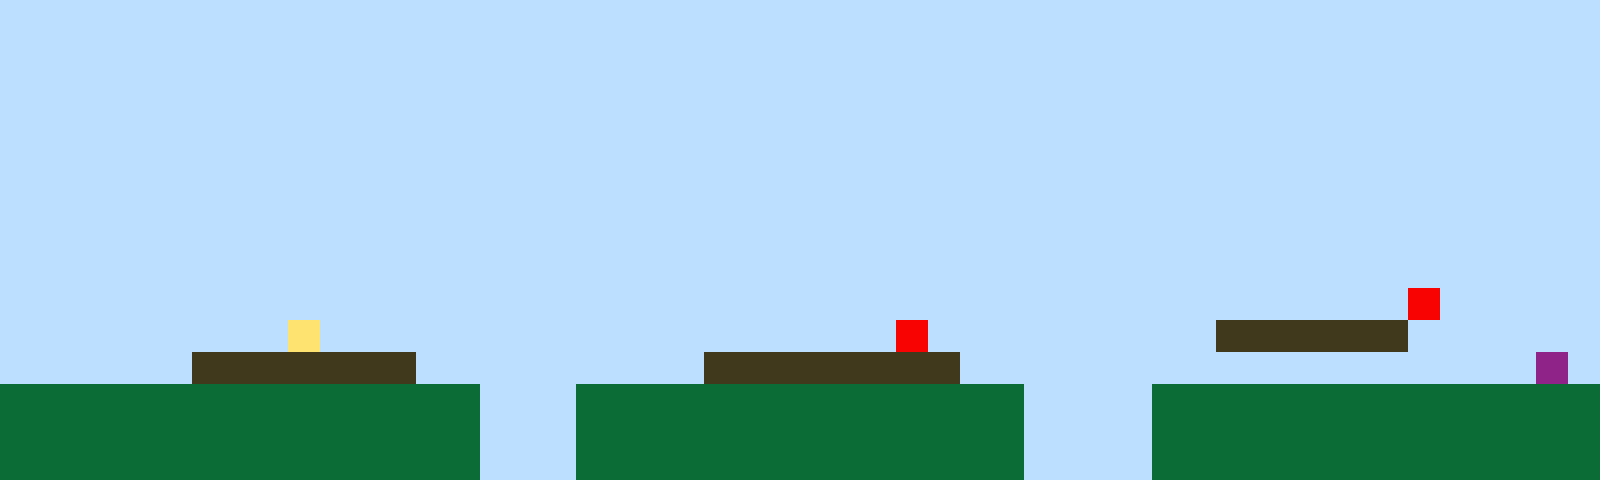

This is a level from a 2D game, rendered from its Tiled map with the project's own tilesets. A one-line summary and the complete map file follow:
An orthogonal 50x15 tile map with 32x32 px tiles, 1 tile layer (Tile Layer 1).

<map version="1.10" tiledversion="1.11.2" orientation="orthogonal" renderorder="right-up" width="50" height="15" tilewidth="32" tileheight="32" infinite="0" nextlayerid="2" nextobjectid="1"><editorsettings><export target="map1.csv" format="csv" /></editorsettings><tileset firstgid="1" name="sprites" tilewidth="32" tileheight="32" tilecount="6" columns="3"><image source="sprites.png" width="96" height="64" /></tileset><layer id="1" name="Tile Layer 1" width="50" height="15"><data encoding="csv">1,1,1,1,1,1,1,1,1,1,1,1,1,1,1,1,1,1,1,1,1,1,1,1,1,1,1,1,1,1,1,1,1,1,1,1,1,1,1,1,1,1,1,1,1,1,1,1,1,1,1,1,1,1,1,1,1,1,1,1,1,1,1,1,1,1,1,1,1,1,1,1,1,1,1,1,1,1,1,1,1,1,1,1,1,1,1,1,1,1,1,1,1,1,1,1,1,1,1,1,1,1,1,1,1,1,1,1,1,1,1,1,1,1,1,1,1,1,1,1,1,1,1,1,1,1,1,1,1,1,1,1,1,1,1,1,1,1,1,1,1,1,1,1,1,1,1,1,1,1,1,1,1,1,1,1,1,1,1,1,1,1,1,1,1,1,1,1,1,1,1,1,1,1,1,1,1,1,1,1,1,1,1,1,1,1,1,1,1,1,1,1,1,1,1,1,1,1,1,1,1,1,1,1,1,1,1,1,1,1,1,1,1,1,1,1,1,1,1,1,1,1,1,1,1,1,1,1,1,1,1,1,1,1,1,1,1,1,1,1,1,1,1,1,1,1,1,1,1,1,1,1,1,1,1,1,1,1,1,1,1,1,1,1,1,1,1,1,1,1,1,1,1,1,1,1,1,1,1,1,1,1,1,1,1,1,1,1,1,1,1,1,1,1,1,1,1,1,1,1,1,1,1,1,1,1,1,1,1,1,1,1,1,1,1,1,1,1,1,1,1,1,1,1,1,1,1,1,1,1,1,1,1,1,1,1,1,1,1,1,1,1,1,1,1,1,1,1,1,1,1,1,1,1,1,1,1,1,1,1,1,1,1,1,1,1,1,1,1,1,1,1,1,1,1,1,1,1,1,1,1,1,1,1,1,1,1,1,1,1,1,1,1,1,1,1,1,1,1,1,1,1,1,1,1,1,1,1,1,1,1,1,1,1,1,1,1,1,1,1,1,1,1,1,1,1,1,1,1,1,1,1,1,1,1,1,1,1,1,1,1,1,1,1,1,1,1,1,1,1,1,1,1,1,1,1,1,1,1,1,1,1,1,1,1,1,1,1,1,1,1,1,1,1,1,1,1,1,1,1,1,1,1,1,1,1,1,1,1,1,1,1,1,1,5,1,1,1,1,1,1,1,1,1,1,1,1,1,1,4,1,1,1,1,1,1,1,1,1,1,1,1,1,1,1,1,1,1,5,1,1,1,1,1,1,1,1,1,3,3,3,3,3,3,1,1,1,1,1,1,1,1,1,1,1,1,3,3,3,3,3,3,3,1,1,1,1,1,1,1,1,1,3,3,3,3,3,3,3,3,1,1,1,1,1,1,1,1,1,1,1,1,1,1,1,1,1,1,6,1,2,2,2,2,2,2,2,2,2,2,2,2,2,2,2,1,1,1,2,2,2,2,2,2,2,2,2,2,2,2,2,2,1,1,1,1,2,2,2,2,2,2,2,2,2,2,2,2,2,2,2,2,2,2,2,2,2,2,2,2,2,2,2,2,2,1,1,1,2,2,2,2,2,2,2,2,2,2,2,2,2,2,1,1,1,1,2,2,2,2,2,2,2,2,2,2,2,2,2,2,2,2,2,2,2,2,2,2,2,2,2,2,2,2,2,1,1,1,2,2,2,2,2,2,2,2,2,2,2,2,2,2,1,1,1,1,2,2,2,2,2,2,2,2,2,2,2,2,2,2</data></layer></map>
